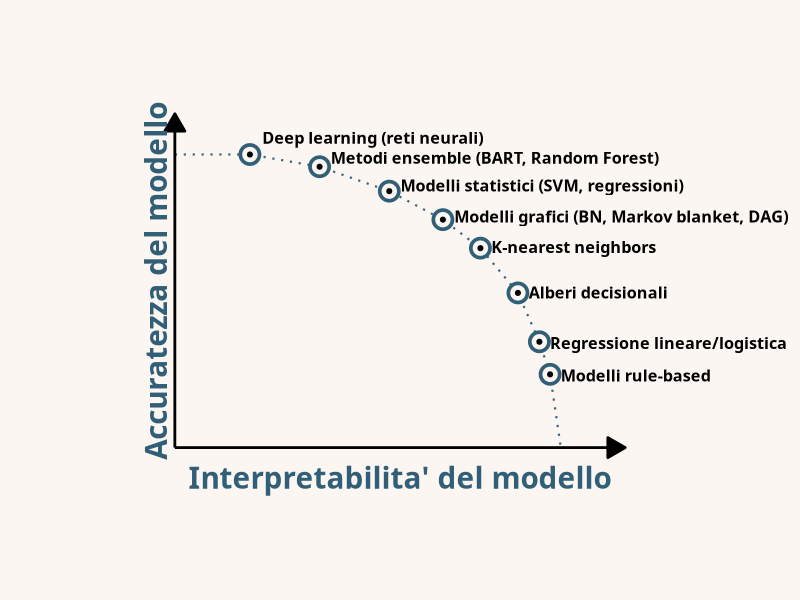

R code for this plot:
required_packages <- c("ggplot2", "ragg", "systemfonts")
missing_packages <- required_packages[!vapply(required_packages, requireNamespace, logical(1), quietly = TRUE)]

if (length(missing_packages) > 0) {
  stop("Pacchetti R mancanti: ", paste(missing_packages, collapse = ", "))
}

library(ggplot2)

slides_dir <- "slides"
slides_data_dir <- file.path(slides_dir, "data")
slides_figures_dir <- file.path(slides_dir, "figures")
slides_fonts_dir <- file.path(slides_dir, "fonts")

plot_output_path <- file.path(slides_figures_dir, "model_accuracy_interpretability_tradeoff.png")
data_output_path <- file.path(slides_data_dir, "accuracy_interpretability_tradeoff.csv")

dir.create(slides_data_dir, recursive = TRUE, showWarnings = FALSE)
dir.create(slides_figures_dir, recursive = TRUE, showWarnings = FALSE)

background_color <- "#fbf6f1"
primary_color <- "#20b48c"
secondary_color <- "#a9dfd0"
accent_color <- "#0f6d58"
muted_color <- "#efe4dc"
line_color <- "#315f77"
text_color <- "#000000"
font_family <- "Raleway"
slide_width_px <- 1920
slide_height_px <- 1080
slide_dpi <- 160

local_raleway_medium <- file.path(slides_fonts_dir, "Raleway", "static", "Raleway-Medium.ttf")
local_raleway_bold <- file.path(slides_fonts_dir, "Raleway", "static", "Raleway-Bold.ttf")

if (file.exists(local_raleway_medium) && file.exists(local_raleway_bold)) {
  systemfonts::register_font(
    name = font_family,
    plain = local_raleway_medium,
    bold = local_raleway_bold,
    italic = local_raleway_medium,
    bolditalic = local_raleway_bold
  )
} else {
  warning(
    "Font Raleway non trovato in: ",
    slides_fonts_dir,
    ". Il device grafico usera' un fallback."
  )
}

model_data <- data.frame(
  model = c(
    "Deep learning",
    "Metodi ensemble",
    "Modelli statistici",
    "Modelli grafici",
    "K-nearest neighbors",
    "Alberi decisionali",
    "Regressione lineare/logistica",
    "Modelli rule-based"
  ),
  detail = c(
    "reti neurali",
    "BART, Random Forest",
    "SVM, regressioni",
    "BN, Markov blanket, DAG",
    "",
    "",
    "",
    ""
  ),
  interpretability = c(22, 35, 48, 58, 65, 72, 76, 78),
  accuracy = c(82, 79, 73, 66, 59, 48, 36, 28),
  label_x = c(22, 35, 48, 58, 65, 72, 76, 78) + c(2.3, 2.1, 2.1, 2.1, 2.0, 2.0, 2.0, 2.0),
  label_y = c(82, 79, 73, 66, 59, 48, 36, 28) + c(4.1, 2.2, 1.4, 0.8, 0.3, 0.1, -0.3, -0.3),
  stringsAsFactors = FALSE
)

model_data$label <- ifelse(
  model_data$detail == "",
  model_data$model,
  paste0(model_data$model, " (", model_data$detail, ")")
)


curve_data <- data.frame(
  interpretability = c(8, 18, model_data$interpretability, 80),
  accuracy = c(82, 82, model_data$accuracy, 10)
)

write.csv(model_data, data_output_path, row.names = FALSE)

tradeoff_plot <- ggplot() +
  annotate(
    "rect",
    xmin = -Inf,
    xmax = Inf,
    ymin = -Inf,
    ymax = Inf,
    fill = background_color
  ) +
  geom_path(
    data = curve_data,
    aes(x = interpretability, y = accuracy),
    color = line_color,
    linewidth = 0.75,
    linetype = "dotted",
    alpha = 0.95
  ) +
  geom_segment(
    aes(x = 8, y = 10, xend = 92, yend = 10),
    arrow = arrow(length = grid::unit(0.20, "inches"), type = "closed"),
    color = text_color,
    linewidth = 0.95
  ) +
  geom_segment(
    aes(x = 8, y = 10, xend = 8, yend = 92),
    arrow = arrow(length = grid::unit(0.20, "inches"), type = "closed"),
    color = text_color,
    linewidth = 0.95
  ) +
  geom_point(
    data = model_data,
    aes(x = interpretability, y = accuracy),
    shape = 21,
    size = 5.2,
    stroke = 1.9,
    fill = background_color,
    color = line_color
  ) +
  geom_point(
    data = model_data,
    aes(x = interpretability, y = accuracy),
    size = 1.4,
    color = text_color
  ) +
  geom_text(
    data = model_data,
    aes(x = label_x, y = label_y, label = label),
    family = font_family,
    size = 4.1,
    fontface = "bold",
    hjust = 0,
    color = text_color
  ) +
 
  annotate(
    "text",
    x = 50,
    y = 2.6,
    label = "Interpretabilita' del modello",
    family = font_family,
    fontface = "bold",
    size = 7.5,
    color = line_color
  ) +
  annotate(
    "text",
    x = 4.5,
    y = 51,
    label = "Accuratezza del modello",
    family = font_family,
    fontface = "bold",
    size = 7.5,
    angle = 90,
    color = line_color
  ) +
  coord_cartesian(xlim = c(0, 100), ylim = c(0, 100), clip = "off") +
  theme_void(base_family = font_family) +
  theme(
    plot.background = element_rect(fill = background_color, color = NA),
    panel.background = element_rect(fill = background_color, color = NA),
    plot.margin = margin(44, 76, 66, 76)
  )

ggsave(
  filename = plot_output_path,
  plot = tradeoff_plot,
  device = ragg::agg_png,
  width = slide_width_px,
  height = slide_height_px,
  units = "px",
  dpi = slide_dpi,
  bg = background_color
)

cat("Grafico accuracy/interpretabilita' salvato in:", plot_output_path, "\n")
cat("Dati salvati in:", data_output_path, "\n")
